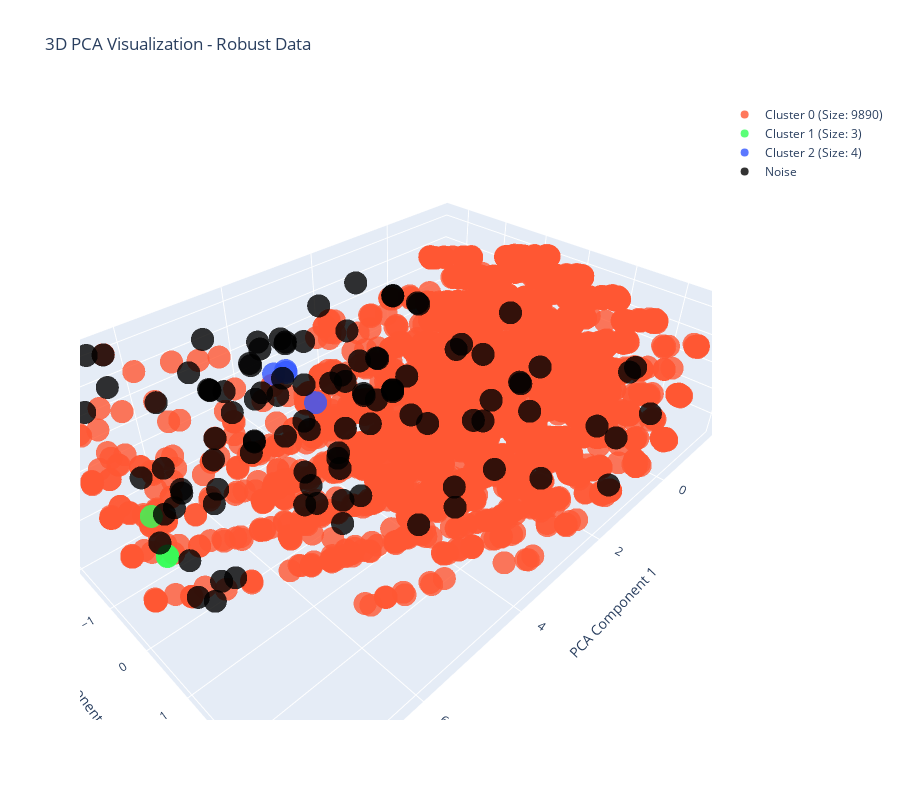

Notebook source saved alongside this figure:
### Markdown cell above
### Model

### Code cell
from sklearn.decomposition import PCA
from sklearn.metrics import silhouette_score
import matplotlib.pyplot as plt
from sklearn.cluster import DBSCAN
import plotly.graph_objs as go
import numpy as np

def visualize_best_dbscan_clusters_optimized_pca(dbscan_best_data, dbscan_best_eps, dbscan_best_min_samples, dbscan_best_title):
    # Perform DBSCAN with the best parameters
    dbscan_model = DBSCAN(eps=dbscan_best_eps, min_samples=dbscan_best_min_samples)
    dbscan_labels = dbscan_model.fit_predict(dbscan_best_data)
    
    # Filter out noise points for silhouette score calculation
    dbscan_filtered_data = dbscan_best_data[dbscan_labels != -1]
    dbscan_filtered_labels = dbscan_labels[dbscan_labels != -1]

    # Calculate additional metrics
    dbscan_n_clusters = len(set(dbscan_labels)) - (1 if -1 in dbscan_labels else 0)
    dbscan_n_noise = np.sum(dbscan_labels == -1)
    dbscan_cluster_sizes = {label: np.sum(dbscan_labels == label) for label in set(dbscan_labels) if label != -1}
    if dbscan_n_clusters > 1:
        dbscan_silhouette_avg = silhouette_score(dbscan_filtered_data, dbscan_filtered_labels)
    else:
        dbscan_silhouette_avg = "Not applicable"

    # Apply PCA to retain 85% of variance
    dbscan_pca = PCA(n_components=0.85)
    dbscan_pca_data = dbscan_pca.fit_transform(dbscan_best_data)
    
    # Split PCA into 2D and 3D data for visualization
    dbscan_pca_2d_data = dbscan_pca_data[:, :2]
    dbscan_pca_3d_data = dbscan_pca_data[:, :3] if dbscan_pca_data.shape[1] >= 3 else None

    # Plot 2D visualization
    plt.figure(figsize=(10, 7))
    dbscan_unique_labels = set(dbscan_labels)
    
    # Define distinct colors for clusters
    dbscan_distinct_colors = ['#FF5733', '#33FF57', '#3357FF', '#F333FF', '#FFC300', '#FF33A1', '#33FFF0', '#A1FF33']
    for label in dbscan_unique_labels:
        if label == -1:
            # Black color for noise points
            color = "black"
            label_text = "Noise"
        else:
            color = dbscan_distinct_colors[label % len(dbscan_distinct_colors)]
            label_text = f"Cluster {label} (Size: {dbscan_cluster_sizes[label]})"
        
        plt.scatter(
            dbscan_pca_2d_data[dbscan_labels == label, 0], 
            dbscan_pca_2d_data[dbscan_labels == label, 1], 
            s=50, c=color, label=label_text, alpha=0.7
        )
    
    # Title with dataset name and best parameters
    plt.title(f"DBSCAN Clustering on {dbscan_best_title} (eps={dbscan_best_eps}, min_samples={dbscan_best_min_samples}) - PCA (85% Variance Retained)")
    plt.xlabel("PCA Component 1")
    plt.ylabel("PCA Component 2")
    plt.legend()
    plt.tight_layout()
    plt.show()

    # 3D Plot with Plotly (if available)
    if dbscan_pca_3d_data is not None:
        fig = go.Figure()

        for label in dbscan_unique_labels:
            if label == -1:
                color = "black"
                label_text = "Noise"
            else:
                color = dbscan_distinct_colors[label % len(dbscan_distinct_colors)]
                label_text = f"Cluster {label} (Size: {dbscan_cluster_sizes[label]})"
            
            fig.add_trace(go.Scatter3d(
                x=dbscan_pca_3d_data[dbscan_labels == label, 0],
                y=dbscan_pca_3d_data[dbscan_labels == label, 1],
                z=dbscan_pca_3d_data[dbscan_labels == label, 2],
                mode='markers',
                marker=dict(size=8, color=color, opacity=0.8),
                name=label_text
            ))

        fig.update_layout(
            scene=dict(
                xaxis_title="PCA Component 1",
                yaxis_title="PCA Component 2",
                zaxis_title="PCA Component 3"
            ),
            title=f"3D PCA Visualization - {dbscan_best_title}",
            height=800
        )
        fig.show()

    # Return the metrics
    return dbscan_silhouette_avg, dbscan_n_clusters, dbscan_n_noise, dbscan_cluster_sizes

# Call the function using the best configuration from optimization
dbscan_silhouette_avg, dbscan_num_clusters, dbscan_num_noise_points, dbscan_cluster_sizes = visualize_best_dbscan_clusters_optimized_pca(
    dbscan_best_data, dbscan_best_eps, dbscan_best_min_samples, dbscan_best_title
)

# Display metrics
print(f"Silhouette Score: {dbscan_silhouette_avg}")
print(f"Number of Clusters: {dbscan_num_clusters}")
print(f"Number of Noise Points: {dbscan_num_noise_points}")
print(f"Cluster Sizes: {dbscan_cluster_sizes}")

### Figure 1 — Plotly figure (JSON) as saved in the notebook; plotly's stock layout.template omitted (floating-point values rounded to 4 significant figures; data arrays with more than 128 entries replaced by an {"elided": "..."} marker saying what was removed)
{"data": [{"marker": {"color": "#FF5733", "opacity": 0.8, "size": 8}, "mode": "markers", "name": "Cluster 0 (Size: 9890)", "type": "scatter3d", "x": {"elided": "9890 float values"}, "y": {"elided": "9890 float values"}, "z": {"elided": "9890 float values"}}, {"marker": {"color": "#33FF57", "opacity": 0.8, "size": 8}, "mode": "markers", "name": "Cluster 1 (Size: 3)", "type": "scatter3d", "x": [7.13, 6.903, 7.136], "y": [-0.8787, -1.696, -0.8798], "z": [-0.4537, -0.3759, -0.4611]}, {"marker": {"color": "#3357FF", "opacity": 0.8, "size": 8}, "mode": "markers", "name": "Cluster 2 (Size: 4)", "type": "scatter3d", "x": [4.716, 4.576, 4.57, 4.741], "y": [-0.288, -1.138, -1.155, -1.227], "z": [1.335, 1.407, 1.43, 1.412]}, {"marker": {"color": "black", "opacity": 0.8, "size": 8}, "mode": "markers", "name": "Noise", "type": "scatter3d", "x": [4.05, 3.88, 4.438, 4.442, 6.353, 0.9614, 4.619, 4.096, 5.095, 4.087, 2.026, 3.336, 5.685, 2.293, 7.166, 4.959, 4.974, 4.082, 3.409, 6.812, 2.019, 4.705, 7.315, 1.47, 4.91, 4.424, 3.225, 2.267, 5.491, 6.889, 0.5751, 2.161, 5.103, 3.56, 4.856, 5.803, 4.08, 1.582, 2.913, 3.057, 5.098, 3.694, 4.944, 7.768, 5.381, 3.206, 3.261, 6.624, 5.739, 2.628, -0.001755, 3.335, 1.929, 4.607, 3.697, 4.088, 5.247, 1.876, 0.8059, 5.258, 5.101, 3.851, 4.3, 0.3169, 6.202, -0.3633, 6.477, 4.75, 4.457, 6.632, 3.035, 6.944, 5.541, 3.794, 7.204, 3.422, 6.552, 2.274, 7.184, 5.127, 4.316, 5.097, 3.182, 1.876, -1.087, 6.519, 1.874, 5.237, 6.425, 6.776, 4.115, 2.082, 7.076, 4.121, 1.752, 1.581, 5.406, 5.265, 2.519, 7.027, 3.709, 2.981, 5.406], "y": [2.47, 1.019, -2.092, -0.1661, -0.5238, 2.611, -2.23, -0.5709, -0.6606, 0.06206, 1.367, -0.43, -1.106, 0.2716, 0.1258, -1.484, -1.791, -1.298, 1.745, -0.01526, 1.339, -1.573, -1.995, 0.07616, -0.5191, -2.047, -1.419, -0.7184, -2.143, -0.7256, 2.382, -2.728, -2.617, -0.6034, -0.8431, 1.525, 0.04255, -1.222, 1.489, 1.019, -2.593, 0.2622, -1.531, 0.6096, -0.8052, -1.385, -0.5562, -3.336, -1.944, 1.973, 2.626, -0.4546, -2.467, -2.248, 0.262, 1.895, 0.03582, -1.568, 0.1829, 0.1328, -2.592, 1.116, -1.47, 0.592, -2.514, 1.956, -0.4584, -0.4068, -3.102, 0.066, -2.185, -1.6, 0.0716, -1.767, 0.004939, -1.513, -1.623, 2.863, 0.1595, -2.649, -1.458, -2.547, -1.312, 0.4878, 1.708, -1.504, -1.572, 0.2095, -3.201, -2.423, -1.86, 0.1992, -0.7681, -0.0514, 1.791, -1.254, 1.01, 0.1741, -0.5894, 0.1193, 0.2762, -1.023, 0.9888], "z": [1.32, -0.758, 0.5161, 0.3304, 0.5529, -0.7547, -0.4926, -0.4222, 1.465, 1.328, 1.182, 1.421, 1.599, 1.443, 1.458, 1.544, -0.2861, 1.677, 1.384, -0.5567, 1.194, 1.688, 1.611, -0.4629, -0.6697, 1.501, -0.5029, -0.3407, -0.3439, -0.6164, 1.197, -0.4495, 0.6468, 1.403, 1.564, 1.307, 1.348, 1.437, 1.365, -0.4877, 0.6421, 1.338, 1.555, 1.328, 1.467, 0.5022, 0.5472, 1.641, 1.561, 1.27, 0.2287, 1.421, 1.54, -0.4881, 1.333, 0.3162, 0.5413, 1.579, 1.504, 1.503, 0.6373, 1.242, 1.689, 0.3882, -0.3236, -0.8336, 0.4038, -0.6688, -0.388, -0.56, 1.583, 0.47, 1.364, 0.5282, -0.5522, 0.508, -0.3817, 1.286, 1.432, -0.3675, 1.667, 1.619, 1.503, 1.269, 0.2528, 1.622, 1.583, 1.39, 1.624, 1.562, 1.511, 1.421, 0.3977, -0.6771, -0.6252, 1.451, 0.2979, 0.3819, 0.6565, -0.6853, 1.315, -0.3248, 1.432]}], "layout": {"height": 800, "scene": {"xaxis": {"title": {"text": "PCA Component 1"}}, "yaxis": {"title": {"text": "PCA Component 2"}}, "zaxis": {"title": {"text": "PCA Component 3"}}}, "title": {"text": "3D PCA Visualization - Robust Data"}}}
